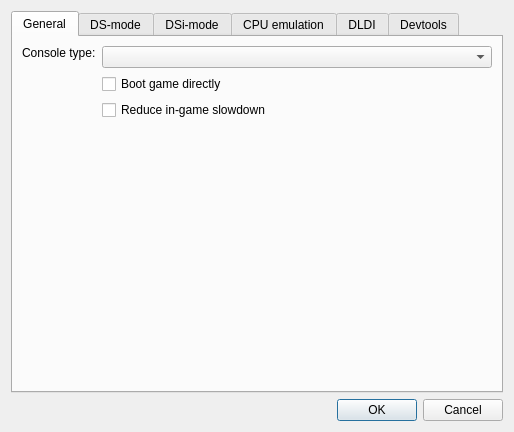
<?xml version="1.0" encoding="UTF-8"?>
<ui version="4.0">
 <class>EmuSettingsDialog</class>
 <widget class="QDialog" name="EmuSettingsDialog">
  <property name="geometry">
   <rect>
    <x>0</x>
    <y>0</y>
    <width>575</width>
    <height>532</height>
   </rect>
  </property>
  <property name="sizePolicy">
   <sizepolicy hsizetype="Fixed" vsizetype="Fixed">
    <horstretch>0</horstretch>
    <verstretch>0</verstretch>
   </sizepolicy>
  </property>
  <property name="windowTitle">
   <string>Emu settings - melonDS</string>
  </property>
  <layout class="QVBoxLayout" name="verticalLayout">
   <property name="sizeConstraint">
    <enum>QLayout::SizeConstraint::SetFixedSize</enum>
   </property>
   <item>
    <widget class="QTabWidget" name="tabWidget">
     <property name="currentIndex">
      <number>0</number>
     </property>
     <widget class="QWidget" name="tab">
      <attribute name="title">
       <string>General</string>
      </attribute>
      <layout class="QFormLayout" name="formLayout_4">
       <item row="1" column="1">
        <widget class="QComboBox" name="cbxConsoleType">
         <property name="sizePolicy">
          <sizepolicy hsizetype="MinimumExpanding" vsizetype="Fixed">
           <horstretch>0</horstretch>
           <verstretch>0</verstretch>
          </sizepolicy>
         </property>
         <property name="whatsThis">
          <string>&lt;html&gt;&lt;head/&gt;&lt;body&gt;&lt;p&gt;The type of console to emulate&lt;/p&gt;&lt;/body&gt;&lt;/html&gt;</string>
         </property>
        </widget>
       </item>
       <item row="2" column="1">
        <widget class="QCheckBox" name="chkDirectBoot">
         <property name="whatsThis">
          <string>&lt;html&gt;&lt;head/&gt;&lt;body&gt;&lt;p&gt;When loading a ROM, completely skip the regular boot process (&amp;quot;Nintendo DS&amp;quot; screen) to boot the ROM directly.&lt;/p&gt;&lt;p&gt;&lt;br/&gt;&lt;/p&gt;&lt;p&gt;Note: if your firmware dump isn't bootable, the ROM will be booted directly regardless of this setting.&lt;/p&gt;&lt;/body&gt;&lt;/html&gt;</string>
         </property>
         <property name="text">
          <string>Boot game directly</string>
         </property>
        </widget>
       </item>
       <item row="3" column="1">
        <widget class="QCheckBox" name="chkReduceSlowdown">
         <property name="toolTip">
          <string>Runs the DS's main CPU at twice its speed and reads the game card faster, so games don't slow down or stutter while loading (for example when walking through towns in the Pokémon games). Not hardware-accurate: turn it off if a game misbehaves.</string>
         </property>
         <property name="whatsThis">
          <string>&lt;html&gt;&lt;head/&gt;&lt;body&gt;&lt;p&gt;Runs the DS's main CPU (ARM9) at twice its speed, as a DSi can, and reads the game card faster, so games don't drop frames while loading data (for example when walking through towns in the Pokémon games).&lt;/p&gt;&lt;p&gt;This is not hardware-accurate. Turn it off if a game misbehaves.&lt;/p&gt;&lt;/body&gt;&lt;/html&gt;</string>
         </property>
         <property name="text">
          <string>Reduce in-game slowdown</string>
         </property>
        </widget>
       </item>
       <item row="4" column="0">
        <spacer name="verticalSpacer_2">
         <property name="orientation">
          <enum>Qt::Orientation::Vertical</enum>
         </property>
         <property name="sizeHint" stdset="0">
          <size>
           <width>20</width>
           <height>40</height>
          </size>
         </property>
        </spacer>
       </item>
       <item row="1" column="0">
        <widget class="QLabel" name="label_4">
         <property name="sizePolicy">
          <sizepolicy hsizetype="Preferred" vsizetype="Fixed">
           <horstretch>0</horstretch>
           <verstretch>0</verstretch>
          </sizepolicy>
         </property>
         <property name="text">
          <string>Console type:</string>
         </property>
        </widget>
       </item>
      </layout>
     </widget>
     <widget class="QWidget" name="tab_2">
      <attribute name="title">
       <string>DS-mode</string>
      </attribute>
      <layout class="QGridLayout" name="gridLayout">
       <item row="3" column="2">
        <widget class="QPushButton" name="btnFirmwareBrowse">
         <property name="text">
          <string>Browse...</string>
         </property>
        </widget>
       </item>
       <item row="4" column="0">
        <spacer name="verticalSpacer_5">
         <property name="orientation">
          <enum>Qt::Orientation::Vertical</enum>
         </property>
         <property name="sizeHint" stdset="0">
          <size>
           <width>20</width>
           <height>40</height>
          </size>
         </property>
        </spacer>
       </item>
       <item row="3" column="0">
        <widget class="QLabel" name="label_3">
         <property name="text">
          <string>DS firmware:</string>
         </property>
        </widget>
       </item>
       <item row="2" column="2">
        <widget class="QPushButton" name="btnBIOS7Browse">
         <property name="text">
          <string>Browse...</string>
         </property>
        </widget>
       </item>
       <item row="1" column="1">
        <widget class="QPathInput" name="txtBIOS9Path">
         <property name="sizePolicy">
          <sizepolicy hsizetype="Expanding" vsizetype="Fixed">
           <horstretch>0</horstretch>
           <verstretch>0</verstretch>
          </sizepolicy>
         </property>
         <property name="minimumSize">
          <size>
           <width>290</width>
           <height>0</height>
          </size>
         </property>
         <property name="statusTip">
          <string/>
         </property>
         <property name="whatsThis">
          <string>&lt;html&gt;&lt;head/&gt;&lt;body&gt;&lt;p&gt;DS-mode ARM9 BIOS&lt;/p&gt;&lt;p&gt;Size should be 4 KB&lt;/p&gt;&lt;/body&gt;&lt;/html&gt;</string>
         </property>
        </widget>
       </item>
       <item row="2" column="0">
        <widget class="QLabel" name="label_2">
         <property name="text">
          <string>DS ARM7 BIOS:</string>
         </property>
        </widget>
       </item>
       <item row="2" column="1">
        <widget class="QPathInput" name="txtBIOS7Path">
         <property name="whatsThis">
          <string>&lt;html&gt;&lt;head/&gt;&lt;body&gt;&lt;p&gt;DS-mode ARM7 BIOS&lt;/p&gt;&lt;p&gt;Size should be 16 KB&lt;/p&gt;&lt;/body&gt;&lt;/html&gt;</string>
         </property>
        </widget>
       </item>
       <item row="3" column="1">
        <widget class="QPathInput" name="txtFirmwarePath">
         <property name="whatsThis">
          <string>&lt;html&gt;&lt;head/&gt;&lt;body&gt;&lt;p&gt;DS-mode firmware&lt;/p&gt;&lt;p&gt;&lt;br/&gt;&lt;/p&gt;&lt;p&gt;Possible firmwares:&lt;/p&gt;&lt;p&gt;* 128 KB: DS-mode firmware from a DSi or 3DS. Not bootable.&lt;/p&gt;&lt;p&gt;* 256 KB: regular DS firmware.&lt;/p&gt;&lt;p&gt;* 512 KB: iQue DS firmware.&lt;/p&gt;&lt;/body&gt;&lt;/html&gt;</string>
         </property>
        </widget>
       </item>
       <item row="1" column="0">
        <widget class="QLabel" name="label">
         <property name="text">
          <string>DS ARM9 BIOS:</string>
         </property>
        </widget>
       </item>
       <item row="1" column="2">
        <widget class="QPushButton" name="btnBIOS9Browse">
         <property name="sizePolicy">
          <sizepolicy hsizetype="Minimum" vsizetype="Fixed">
           <horstretch>0</horstretch>
           <verstretch>0</verstretch>
          </sizepolicy>
         </property>
         <property name="text">
          <string>Browse...</string>
         </property>
         <property name="autoDefault">
          <bool>false</bool>
         </property>
        </widget>
       </item>
       <item row="0" column="0" colspan="3">
        <widget class="QCheckBox" name="chkExternalBIOS">
         <property name="whatsThis">
          <string>&lt;html&gt;&lt;head/&gt;&lt;body&gt;&lt;p&gt;Allows using external user-provided BIOS and firmware dumps.&lt;/p&gt;&lt;/body&gt;&lt;/html&gt;</string>
         </property>
         <property name="text">
          <string>Use external BIOS/firmware files</string>
         </property>
        </widget>
       </item>
      </layout>
     </widget>
     <widget class="QWidget" name="tab_4">
      <attribute name="title">
       <string>DSi-mode</string>
      </attribute>
      <layout class="QGridLayout" name="gridLayout_2">
       <item row="3" column="0">
        <widget class="QLabel" name="label_7">
         <property name="text">
          <string>DSi firmware:</string>
         </property>
        </widget>
       </item>
       <item row="2" column="2">
        <widget class="QPushButton" name="btnDSiBIOS7Browse">
         <property name="text">
          <string>Browse...</string>
         </property>
        </widget>
       </item>
       <item row="1" column="0">
        <widget class="QLabel" name="label_5">
         <property name="text">
          <string>DSi ARM9 BIOS:</string>
         </property>
        </widget>
       </item>
       <item row="13" column="1">
        <widget class="QLineEdit" name="txtDSiSDFolder">
         <property name="whatsThis">
          <string>&lt;html&gt;&lt;head/&gt;&lt;body&gt;&lt;p&gt;Sync the emulated SD card to the given folder. The folder's contents will be copied to the SD image, and any change made to the SD image will be reflected to the folder.&lt;/p&gt;&lt;/body&gt;&lt;/html&gt;</string>
         </property>
        </widget>
       </item>
       <item row="11" column="1">
        <widget class="QComboBox" name="cbxDSiSDSize">
         <property name="whatsThis">
          <string>&lt;html&gt;&lt;head/&gt;&lt;body&gt;&lt;p&gt;Size of the SD image.&lt;/p&gt;&lt;p&gt;&lt;br/&gt;&lt;/p&gt;&lt;p&gt;If set to Auto:&lt;/p&gt;&lt;p&gt;* if an image file exists, the volume size will be that of the image file&lt;/p&gt;&lt;p&gt;* if no image file exists and folder sync is enabled, the volume size will be determined from the synced folder's contents&lt;/p&gt;&lt;p&gt;* otherwise, the volume size will default to 512 MB&lt;/p&gt;&lt;/body&gt;&lt;/html&gt;</string>
         </property>
        </widget>
       </item>
       <item row="4" column="0">
        <widget class="QLabel" name="label_8">
         <property name="text">
          <string>DSi NAND:</string>
         </property>
        </widget>
       </item>
       <item row="0" column="0" colspan="3">
        <widget class="QCheckBox" name="chkDSiExternalBIOS">
         <property name="whatsThis">
          <string>&lt;html&gt;&lt;head/&gt;&lt;body&gt;&lt;p&gt;Allows using external user-provided BIOS and firmware dumps.&lt;/p&gt;&lt;/body&gt;&lt;/html&gt;</string>
         </property>
         <property name="text">
          <string>Use external BIOS/firmware files</string>
         </property>
        </widget>
       </item>
       <item row="8" column="0">
        <widget class="QLabel" name="label_20">
         <property name="text">
          <string/>
         </property>
        </widget>
       </item>
       <item row="1" column="1">
        <widget class="QPathInput" name="txtDSiBIOS9Path">
         <property name="sizePolicy">
          <sizepolicy hsizetype="Expanding" vsizetype="Fixed">
           <horstretch>0</horstretch>
           <verstretch>0</verstretch>
          </sizepolicy>
         </property>
         <property name="whatsThis">
          <string>&lt;html&gt;&lt;head/&gt;&lt;body&gt;&lt;p&gt;DSi-mode ARM9 BIOS&lt;/p&gt;&lt;p&gt;&lt;br/&gt;&lt;/p&gt;&lt;p&gt;Size should be 64 KB&lt;/p&gt;&lt;/body&gt;&lt;/html&gt;</string>
         </property>
        </widget>
       </item>
       <item row="3" column="2">
        <widget class="QPushButton" name="btnDSiFirmwareBrowse">
         <property name="text">
          <string>Browse...</string>
         </property>
        </widget>
       </item>
       <item row="13" column="2">
        <widget class="QPushButton" name="btnDSiSDFolderBrowse">
         <property name="text">
          <string>Browse...</string>
         </property>
        </widget>
       </item>
       <item row="2" column="0">
        <widget class="QLabel" name="label_6">
         <property name="text">
          <string>DSi ARM7 BIOS:</string>
         </property>
        </widget>
       </item>
       <item row="6" column="0">
        <widget class="QLabel" name="label_14">
         <property name="text">
          <string/>
         </property>
        </widget>
       </item>
       <item row="1" column="2">
        <widget class="QPushButton" name="btnDSiBIOS9Browse">
         <property name="text">
          <string>Browse...</string>
         </property>
        </widget>
       </item>
       <item row="9" column="0">
        <widget class="QCheckBox" name="cbDSiSDEnable">
         <property name="whatsThis">
          <string>&lt;html&gt;&lt;head/&gt;&lt;body&gt;&lt;p&gt;Simulate a SD card being inserted in the DSi's SD slot.&lt;/p&gt;&lt;/body&gt;&lt;/html&gt;</string>
         </property>
         <property name="text">
          <string>Enable DSi SD card</string>
         </property>
        </widget>
       </item>
       <item row="13" column="0">
        <widget class="QCheckBox" name="cbDSiSDFolder">
         <property name="whatsThis">
          <string>&lt;html&gt;&lt;head/&gt;&lt;body&gt;&lt;p&gt;Sync the emulated SD card to the given folder. The folder's contents will be copied to the SD image, and any change made to the SD image will be reflected to the folder.&lt;/p&gt;&lt;/body&gt;&lt;/html&gt;</string>
         </property>
         <property name="text">
          <string>Sync SD to folder:</string>
         </property>
        </widget>
       </item>
       <item row="10" column="2">
        <widget class="QPushButton" name="btnDSiSDBrowse">
         <property name="text">
          <string>Browse...</string>
         </property>
        </widget>
       </item>
       <item row="7" column="0">
        <widget class="QCheckBox" name="cbDSPHLE">
         <property name="text">
          <string>DSP HLE</string>
         </property>
        </widget>
       </item>
       <item row="2" column="1">
        <widget class="QPathInput" name="txtDSiBIOS7Path">
         <property name="whatsThis">
          <string>&lt;html&gt;&lt;head/&gt;&lt;body&gt;&lt;p&gt;DSi-mode ARM7 BIOS&lt;/p&gt;&lt;p&gt;&lt;br/&gt;&lt;/p&gt;&lt;p&gt;Size should be 64 KB&lt;/p&gt;&lt;/body&gt;&lt;/html&gt;</string>
         </property>
        </widget>
       </item>
       <item row="12" column="0">
        <widget class="QCheckBox" name="cbDSiSDReadOnly">
         <property name="whatsThis">
          <string>&lt;html&gt;&lt;head/&gt;&lt;body&gt;&lt;p&gt;Make the emulated SD card read-only.&lt;/p&gt;&lt;/body&gt;&lt;/html&gt;</string>
         </property>
         <property name="text">
          <string>Read-only SD</string>
         </property>
        </widget>
       </item>
       <item row="11" column="0">
        <widget class="QLabel" name="label_13">
         <property name="text">
          <string>Image size:</string>
         </property>
        </widget>
       </item>
       <item row="10" column="1">
        <widget class="QPathInput" name="txtDSiSDPath">
         <property name="whatsThis">
          <string>&lt;html&gt;&lt;head/&gt;&lt;body&gt;&lt;p&gt;SD image file for emulating the DSi's SD card. A blank image file will be created if it doesn't already exist.&lt;/p&gt;&lt;/body&gt;&lt;/html&gt;</string>
         </property>
        </widget>
       </item>
       <item row="3" column="1">
        <widget class="QPathInput" name="txtDSiFirmwarePath">
         <property name="whatsThis">
          <string>&lt;html&gt;&lt;head/&gt;&lt;body&gt;&lt;p&gt;DSi-mode firmware (used for DS-mode backwards compatibility)&lt;/p&gt;&lt;p&gt;&lt;br/&gt;&lt;/p&gt;&lt;p&gt;Size should be 128 KB&lt;/p&gt;&lt;/body&gt;&lt;/html&gt;</string>
         </property>
        </widget>
       </item>
       <item row="10" column="0">
        <widget class="QLabel" name="label_10">
         <property name="text">
          <string>SD card image:</string>
         </property>
        </widget>
       </item>
       <item row="4" column="1">
        <widget class="QPathInput" name="txtDSiNANDPath">
         <property name="whatsThis">
          <string>&lt;html&gt;&lt;head/&gt;&lt;body&gt;&lt;p&gt;DSi NAND dump&lt;/p&gt;&lt;p&gt;&lt;br/&gt;&lt;/p&gt;&lt;p&gt;Should have 'nocash footer' at the end&lt;/p&gt;&lt;/body&gt;&lt;/html&gt;</string>
         </property>
        </widget>
       </item>
       <item row="4" column="2">
        <widget class="QPushButton" name="btnDSiNANDBrowse">
         <property name="text">
          <string>Browse...</string>
         </property>
        </widget>
       </item>
      </layout>
     </widget>
     <widget class="QWidget" name="tab_3">
      <attribute name="title">
       <string>CPU emulation</string>
      </attribute>
      <layout class="QFormLayout" name="formLayout_5">
       <item row="0" column="0">
        <widget class="QCheckBox" name="chkEnableJIT">
         <property name="text">
          <string>Enable JIT recompiler</string>
         </property>
        </widget>
       </item>
       <item row="1" column="0">
        <widget class="QLabel" name="label_9">
         <property name="text">
          <string>Maximum JIT block size:</string>
         </property>
        </widget>
       </item>
       <item row="1" column="1">
        <widget class="QSpinBox" name="spnJITMaximumBlockSize">
         <property name="minimum">
          <number>1</number>
         </property>
         <property name="maximum">
          <number>32</number>
         </property>
         <property name="value">
          <number>32</number>
         </property>
        </widget>
       </item>
       <item row="2" column="0">
        <widget class="QCheckBox" name="chkJITBranchOptimisations">
         <property name="text">
          <string>Branch optimisations</string>
         </property>
        </widget>
       </item>
       <item row="3" column="0">
        <widget class="QCheckBox" name="chkJITLiteralOptimisations">
         <property name="text">
          <string>Literal optimisations</string>
         </property>
        </widget>
       </item>
       <item row="4" column="0">
        <widget class="QCheckBox" name="chkJITFastMemory">
         <property name="text">
          <string>Fast memory</string>
         </property>
        </widget>
       </item>
       <item row="5" column="0">
        <spacer name="verticalSpacer">
         <property name="orientation">
          <enum>Qt::Orientation::Vertical</enum>
         </property>
         <property name="sizeHint" stdset="0">
          <size>
           <width>20</width>
           <height>40</height>
          </size>
         </property>
        </spacer>
       </item>
      </layout>
     </widget>
     <widget class="QWidget" name="tab_5">
      <attribute name="title">
       <string>DLDI</string>
      </attribute>
      <layout class="QGridLayout" name="gridLayout_4">
       <item row="1" column="2">
        <widget class="QPushButton" name="btnDLDISDBrowse">
         <property name="text">
          <string>Browse...</string>
         </property>
        </widget>
       </item>
       <item row="4" column="2">
        <widget class="QPushButton" name="btnDLDIFolderBrowse">
         <property name="text">
          <string>Browse...</string>
         </property>
        </widget>
       </item>
       <item row="4" column="1">
        <widget class="QLineEdit" name="txtDLDIFolder">
         <property name="whatsThis">
          <string>&lt;html&gt;&lt;head/&gt;&lt;body&gt;&lt;p&gt;Sync the emulated SD card to the given folder. The folder's contents will be copied to the SD image, and any change made to the SD image will be reflected to the folder.&lt;/p&gt;&lt;/body&gt;&lt;/html&gt;</string>
         </property>
        </widget>
       </item>
       <item row="2" column="0">
        <widget class="QLabel" name="label_12">
         <property name="text">
          <string>Image size:</string>
         </property>
        </widget>
       </item>
       <item row="4" column="0">
        <widget class="QCheckBox" name="cbDLDIFolder">
         <property name="whatsThis">
          <string>&lt;html&gt;&lt;head/&gt;&lt;body&gt;&lt;p&gt;Sync the emulated SD card to the given folder. The folder's contents will be copied to the SD image, and any change made to the SD image will be reflected to the folder.&lt;/p&gt;&lt;/body&gt;&lt;/html&gt;</string>
         </property>
         <property name="text">
          <string>Sync SD to folder:</string>
         </property>
        </widget>
       </item>
       <item row="2" column="1">
        <widget class="QComboBox" name="cbxDLDISize">
         <property name="whatsThis">
          <string>&lt;html&gt;&lt;head/&gt;&lt;body&gt;&lt;p&gt;Size of the SD image.&lt;/p&gt;&lt;p&gt;&lt;br/&gt;&lt;/p&gt;&lt;p&gt;If set to Auto:&lt;/p&gt;&lt;p&gt;* if an image file exists, the volume size will be that of the image file&lt;/p&gt;&lt;p&gt;* if no image file exists and folder sync is enabled, the volume size will be determined from the synced folder's contents&lt;/p&gt;&lt;p&gt;* otherwise, the volume size will default to 512 MB&lt;/p&gt;&lt;/body&gt;&lt;/html&gt;</string>
         </property>
        </widget>
       </item>
       <item row="0" column="0" colspan="3">
        <widget class="QCheckBox" name="cbDLDIEnable">
         <property name="whatsThis">
          <string>&lt;html&gt;&lt;head/&gt;&lt;body&gt;&lt;p&gt;Enable the built-in DLDI driver, to let homebrew access files from an emulated SD card.&lt;/p&gt;&lt;/body&gt;&lt;/html&gt;</string>
         </property>
         <property name="text">
          <string>Enable DLDI (for homebrew)</string>
         </property>
        </widget>
       </item>
       <item row="1" column="1">
        <widget class="QPathInput" name="txtDLDISDPath">
         <property name="whatsThis">
          <string>&lt;html&gt;&lt;head/&gt;&lt;body&gt;&lt;p&gt;SD card image file to be used for DLDI. A blank image file will be created if it doesn't already exist.&lt;/p&gt;&lt;/body&gt;&lt;/html&gt;</string>
         </property>
        </widget>
       </item>
       <item row="5" column="0">
        <spacer name="verticalSpacer_3">
         <property name="orientation">
          <enum>Qt::Orientation::Vertical</enum>
         </property>
         <property name="sizeHint" stdset="0">
          <size>
           <width>20</width>
           <height>40</height>
          </size>
         </property>
        </spacer>
       </item>
       <item row="1" column="0">
        <widget class="QLabel" name="label_11">
         <property name="text">
          <string>SD card image:</string>
         </property>
        </widget>
       </item>
       <item row="3" column="0" colspan="3">
        <widget class="QCheckBox" name="cbDLDIReadOnly">
         <property name="whatsThis">
          <string>&lt;html&gt;&lt;head/&gt;&lt;body&gt;&lt;p&gt;Make the emulated SD card read-only.&lt;/p&gt;&lt;/body&gt;&lt;/html&gt;</string>
         </property>
         <property name="text">
          <string>Read-only SD</string>
         </property>
        </widget>
       </item>
      </layout>
     </widget>
     <widget class="QWidget" name="tab_6">
      <attribute name="title">
       <string>Devtools</string>
      </attribute>
      <layout class="QGridLayout" name="gridLayout_3">
       <item row="1" column="0">
        <widget class="QLabel" name="label_16">
         <property name="text">
          <string>ARM9 port</string>
         </property>
        </widget>
       </item>
       <item row="5" column="0">
        <spacer name="verticalSpacer_4">
         <property name="orientation">
          <enum>Qt::Orientation::Vertical</enum>
         </property>
         <property name="sizeHint" stdset="0">
          <size>
           <width>20</width>
           <height>40</height>
          </size>
         </property>
        </spacer>
       </item>
       <item row="2" column="0">
        <widget class="QLabel" name="label_17">
         <property name="text">
          <string>ARM7 port</string>
         </property>
        </widget>
       </item>
       <item row="0" column="0" colspan="3">
        <widget class="QCheckBox" name="cbGdbEnabled">
         <property name="text">
          <string>Enable GDB stub</string>
         </property>
        </widget>
       </item>
       <item row="4" column="0" colspan="7">
        <widget class="QLabel" name="label_18">
         <property name="text">
          <string>Note: melonDS must be restarted in order for these changes to have effect</string>
         </property>
        </widget>
       </item>
       <item row="3" column="0" colspan="7">
        <widget class="QLabel" name="label_19">
         <property name="text">
          <string>Note: GDB stub cannot be used together with the JIT recompiler</string>
         </property>
        </widget>
       </item>
       <item row="1" column="6">
        <widget class="QCheckBox" name="cbGdbBOSA9">
         <property name="text">
          <string>Break on startup</string>
         </property>
        </widget>
       </item>
       <item row="1" column="1" colspan="5">
        <widget class="QSpinBox" name="intGdbPortA9">
         <property name="minimum">
          <number>1000</number>
         </property>
         <property name="maximum">
          <number>65535</number>
         </property>
         <property name="value">
          <number>3333</number>
         </property>
        </widget>
       </item>
       <item row="2" column="1" colspan="5">
        <widget class="QSpinBox" name="intGdbPortA7">
         <property name="minimum">
          <number>1000</number>
         </property>
         <property name="maximum">
          <number>65535</number>
         </property>
         <property name="value">
          <number>3334</number>
         </property>
        </widget>
       </item>
       <item row="2" column="6">
        <widget class="QCheckBox" name="cbGdbBOSA7">
         <property name="text">
          <string>Break on startup</string>
         </property>
        </widget>
       </item>
      </layout>
     </widget>
    </widget>
   </item>
   <item>
    <widget class="QDialogButtonBox" name="buttonBox">
     <property name="orientation">
      <enum>Qt::Orientation::Horizontal</enum>
     </property>
     <property name="standardButtons">
      <set>QDialogButtonBox::StandardButton::Cancel|QDialogButtonBox::StandardButton::Ok</set>
     </property>
    </widget>
   </item>
  </layout>
 </widget>
 <customwidgets>
  <customwidget>
   <class>QPathInput</class>
   <extends>QLineEdit</extends>
   <header>QPathInput.h</header>
  </customwidget>
 </customwidgets>
 <tabstops>
  <tabstop>cbxConsoleType</tabstop>
  <tabstop>chkDirectBoot</tabstop>
  <tabstop>chkReduceSlowdown</tabstop>
  <tabstop>chkExternalBIOS</tabstop>
  <tabstop>txtBIOS9Path</tabstop>
  <tabstop>btnBIOS9Browse</tabstop>
  <tabstop>txtBIOS7Path</tabstop>
  <tabstop>btnBIOS7Browse</tabstop>
  <tabstop>txtFirmwarePath</tabstop>
  <tabstop>btnFirmwareBrowse</tabstop>
  <tabstop>txtDSiBIOS9Path</tabstop>
  <tabstop>btnDSiBIOS9Browse</tabstop>
  <tabstop>txtDSiBIOS7Path</tabstop>
  <tabstop>btnDSiBIOS7Browse</tabstop>
  <tabstop>txtDSiFirmwarePath</tabstop>
  <tabstop>btnDSiFirmwareBrowse</tabstop>
  <tabstop>cbDSiSDEnable</tabstop>
  <tabstop>txtDSiSDPath</tabstop>
  <tabstop>btnDSiSDBrowse</tabstop>
  <tabstop>cbxDSiSDSize</tabstop>
  <tabstop>cbDSiSDReadOnly</tabstop>
  <tabstop>cbDSiSDFolder</tabstop>
  <tabstop>txtDSiSDFolder</tabstop>
  <tabstop>btnDSiSDFolderBrowse</tabstop>
  <tabstop>chkEnableJIT</tabstop>
  <tabstop>spnJITMaximumBlockSize</tabstop>
  <tabstop>chkJITBranchOptimisations</tabstop>
  <tabstop>chkJITLiteralOptimisations</tabstop>
  <tabstop>chkJITFastMemory</tabstop>
  <tabstop>cbDLDIEnable</tabstop>
  <tabstop>txtDLDISDPath</tabstop>
  <tabstop>btnDLDISDBrowse</tabstop>
  <tabstop>cbxDLDISize</tabstop>
  <tabstop>cbDLDIReadOnly</tabstop>
  <tabstop>cbDLDIFolder</tabstop>
  <tabstop>txtDLDIFolder</tabstop>
  <tabstop>btnDLDIFolderBrowse</tabstop>
 </tabstops>
 <resources/>
 <connections>
  <connection>
   <sender>buttonBox</sender>
   <signal>accepted()</signal>
   <receiver>EmuSettingsDialog</receiver>
   <slot>accept()</slot>
   <hints>
    <hint type="sourcelabel">
     <x>266</x>
     <y>379</y>
    </hint>
    <hint type="destinationlabel">
     <x>157</x>
     <y>274</y>
    </hint>
   </hints>
  </connection>
  <connection>
   <sender>buttonBox</sender>
   <signal>rejected()</signal>
   <receiver>EmuSettingsDialog</receiver>
   <slot>reject()</slot>
   <hints>
    <hint type="sourcelabel">
     <x>334</x>
     <y>379</y>
    </hint>
    <hint type="destinationlabel">
     <x>286</x>
     <y>274</y>
    </hint>
   </hints>
  </connection>
 </connections>
</ui>
